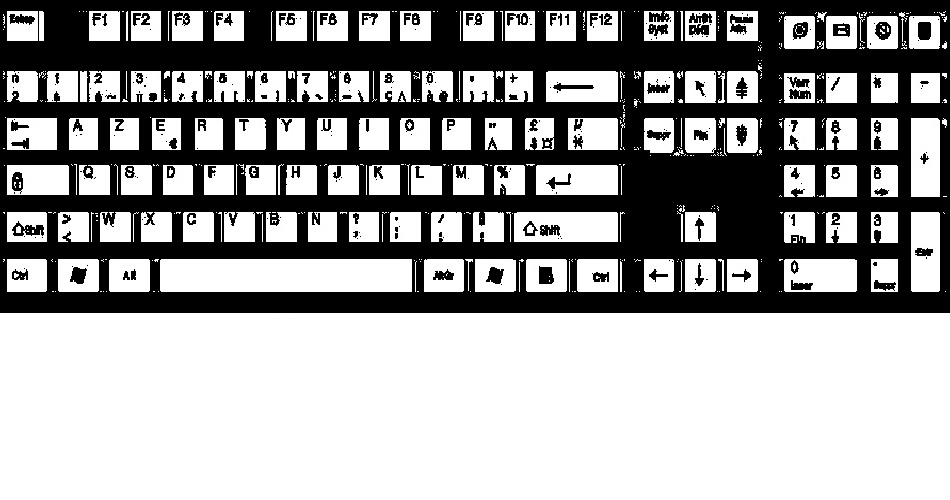
#> input picture azerty-bw.jpg, 950 x 500 px
$ python -i find_keyboard.py   (imports and definitions only)
#> lines starting #> are read from the running program, lines starting #| are printed output that depends on the picture; after the words box and inside, x2 and y2 are one past the last pixel; in counts of white or black regions, pixels touching at a corner belong together
import numpy as np
import cv2

def order_corners(pts):
    pts = np.asarray(pts, dtype=np.float32).reshape(-1, 2)
    s = pts.sum(axis=1)
    d = np.diff(pts, axis=1).ravel()
    return np.array([pts[np.argmin(s)], pts[np.argmin(d)],
                     pts[np.argmax(s)], pts[np.argmax(d)]], dtype=np.float32)

def enclosing_quad(hull):
    """Smallest quad (edges parallel to the extreme-point quad) that contains every hull point."""
    pts = hull.reshape(-1, 2).astype(np.float64)
    ext = order_corners(pts).astype(np.float64)
    centroid = ext.mean(axis=0)

    lines = []                                   # (normal, c) with n·x = c
    for i in range(4):
        p, q = ext[i], ext[(i + 1) % 4]
        dx, dy = q - p
        n = np.array([dy, -dx]) / (np.hypot(dx, dy) + 1e-9)
        if np.dot(n, centroid - p) > 0:          # make the normal point outward
            n = -n
        c = np.dot(n, p) + max(0.0, np.max((pts - p) @ n))   # push the edge out to the farthest point
        lines.append((n, c))

    quad = []
    for i in range(4):                           # corner i = edge (i-1) ∩ edge i
        (n1, c1), (n2, c2) = lines[i - 1], lines[i]
        quad.append(np.linalg.solve(np.array([n1, n2]), np.array([c1, c2])))
    return np.array(quad, dtype=np.float32)      # TL, TR, BR, BL

def find_keyboard_corners(img, blur_frac=0.025, thr=0.75, debug_path=None):
    """Corners (TL, TR, BR, BL) of the whole printed keyboard (largest dark region not touching the border).
    blur_frac: blur size as a fraction of image width (bigger = more merging)
    thr: dark threshold as a fraction of the paper brightness (raise it to grow the region)"""
#> called with img = 'azerty-bw.jpg', blur_frac = 0.025, thr = 0.75
    if isinstance(img, str):
        img = cv2.imread(img)
#> img is the input picture: shape (500, 950, 3); min 0, max 255, mean 156.7
    h, w = img.shape[:2]
#> h = 500; w = 950
    gray = cv2.cvtColor(img, cv2.COLOR_BGR2GRAY)

    # Heavy blur: the black frame + white keys average out to "dark" compared with the paper
    k = max(5, int(w * blur_frac)) | 1
#> k = 23
    smooth = cv2.blur(gray, (k, k))
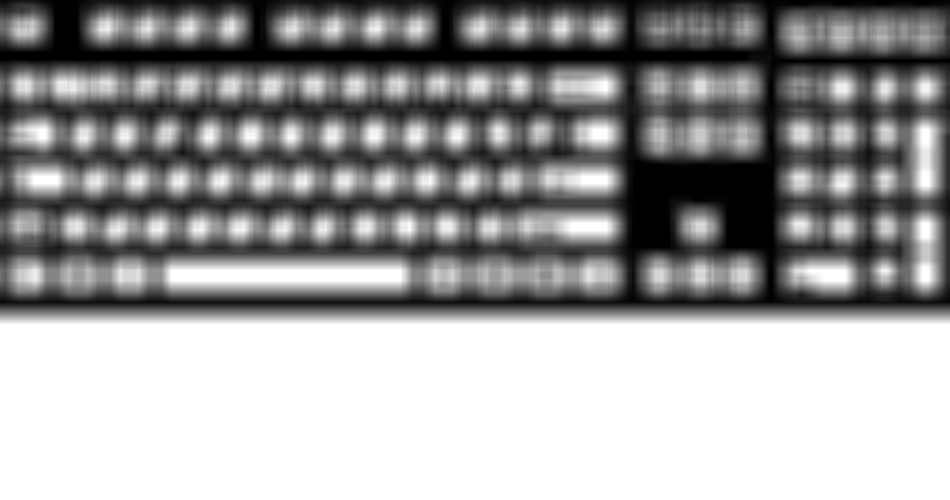
#> smooth: shape (500, 950); min 0, max 255, mean 156.7

    paper = np.percentile(gray, 90)              # brightness of the white paper
#> paper = 255
    dark = (smooth < thr * paper).astype(np.uint8) * 255
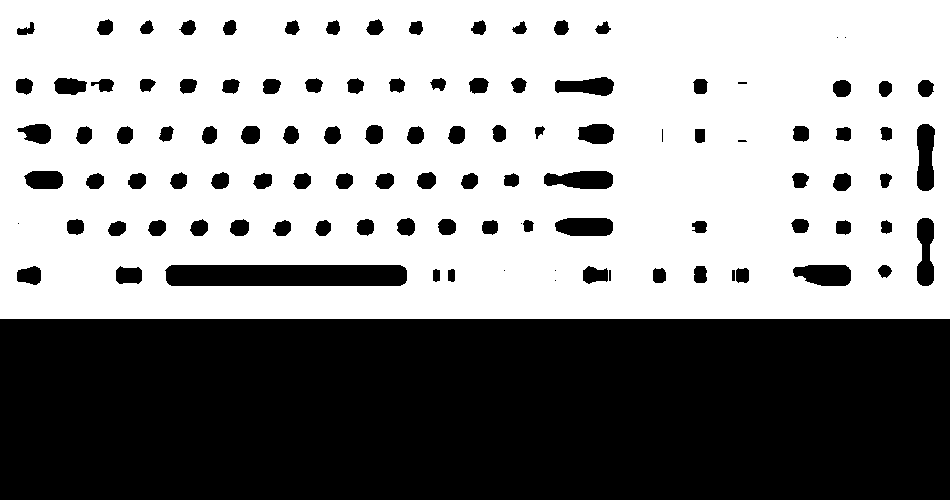
#> dark: shape (500, 950); 57.6% white; 108 black regions (10 under 20 px), largest, box (x1, y1, x2, y2) and area: (0, 319, 950, 500) 171950, (165, 265, 407, 286) 5011, (917, 124, 935, 191) 1019

    dark = cv2.morphologyEx(dark, cv2.MORPH_CLOSE,
                            cv2.getStructuringElement(cv2.MORPH_RECT, (k, k)))
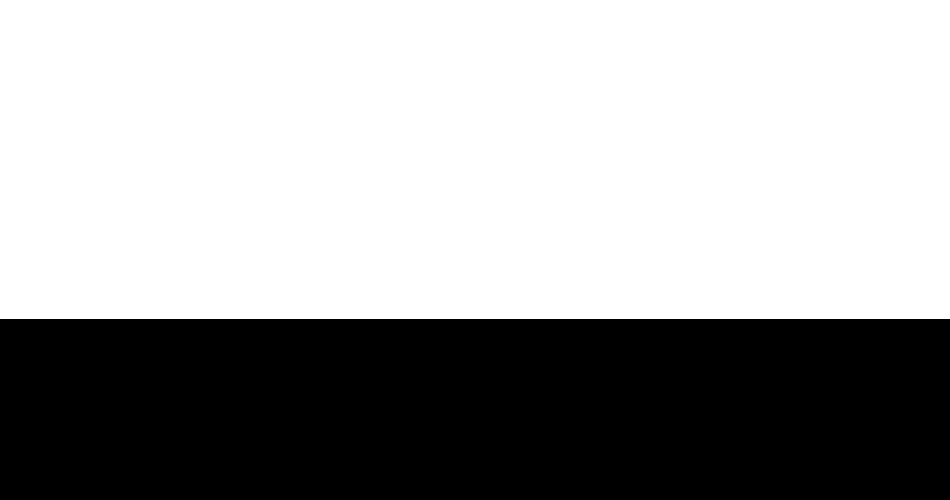
#> dark: shape (500, 950); 63.8% white; 1 black region, box (x1, y1, x2, y2) and area: (0, 319, 950, 500) 171950
    dark = cv2.morphologyEx(dark, cv2.MORPH_OPEN,
                            cv2.getStructuringElement(cv2.MORPH_RECT, (3, 3)))

    contours, _ = cv2.findContours(dark, cv2.RETR_EXTERNAL, cv2.CHAIN_APPROX_SIMPLE)
#> contours = [[[0, 0], [0, 318], [949, 318], [949, 0]]]

    margin = 3
    best, best_area = None, 0
    for c in contours:
        x, y, bw, bh = cv2.boundingRect(c)
        if x <= margin or y <= margin or x + bw >= w - margin or y + bh >= h - margin:
            continue                             # shirt, real keyboard, black pad...
        area = cv2.contourArea(c)
        if area > best_area:
            best, best_area = c, area
#> this loop made 1 pass
#> (c, x, y, bw, bh) on pass 1: ([[0, 0], [0, 318], [949, 318], [949, 0]], 0, 0, 950, 319)
#> after the loop, best_area = 0
    if best is None:
        return None

    corners = enclosing_quad(cv2.convexHull(best))

    if debug_path:
        vis = img.copy()
        cv2.polylines(vis, [corners.astype(np.int32)], True, (0, 255, 0), 2)
        for name, p in zip(("TL", "TR", "BR", "BL"), corners):
            cv2.circle(vis, tuple(int(v) for v in p), 4, (0, 0, 255), -1)
            cv2.putText(vis, name, (int(p[0]) + 6, int(p[1]) - 6),
                        cv2.FONT_HERSHEY_SIMPLEX, 0.5, (0, 0, 255), 1)
        cv2.imwrite(debug_path, vis)
        cv2.imwrite(debug_path.replace(".png", "_mask.png"), dark)   # inspect the mask too
    return corners

>>> result = find_keyboard_corners('azerty-bw.jpg')
